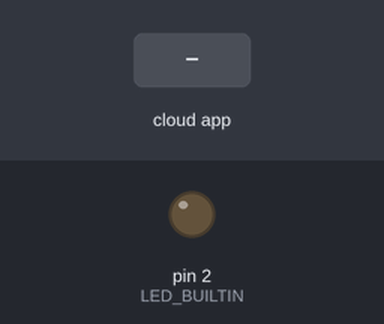
Recording of a sketch running on a simulated Arduino Uno, built with avr-gcc and run on an emulated ATmega328P. Shown: output pins drawn as LEDs (lit = HIGH). Inputs (shaded band) come from the test bench. The ROS host is connected and sends only what is stated.

Above: at 1.2 s.
1.3 s: the phone or cloud app sets Led_conmutador to 0
At 3.9 s:
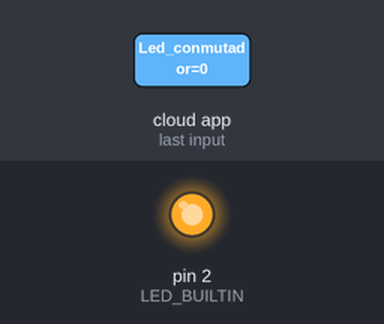
4.3 s: the phone or cloud app sets Led_conmutador to 1
At 7.3 s:
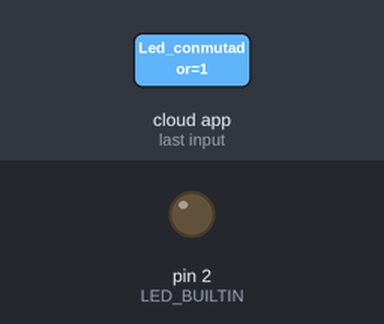
Timing chart, 0 to 8.8 s (numbered marks = the images above; inputs shaded):
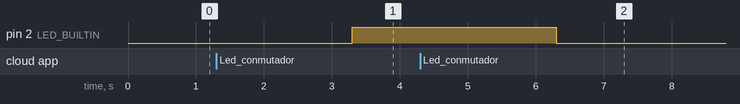

The sketch:

Led_conmutador.ino
```cpp
#include <ros.h>
#include <std_msgs/Empty.h>
#define LED_BUILTIN 2

ros::NodeHandle  nh;

void messageCb( const std_msgs::Empty& toggle_msg){

  if(digitalRead(LED_BUILTIN) == HIGH){
    delay(2000);
    digitalWrite(LED_BUILTIN, 0);
  }

  else{
    delay(2000);
    digitalWrite(LED_BUILTIN, 1);
  }
}


ros::Subscriber<std_msgs::Empty> sub("Led_conmutador", &messageCb );

void setup()
{
  pinMode(LED_BUILTIN, OUTPUT);
  nh.initNode();
  nh.subscribe(sub);
}

void loop()
{
  nh.spinOnce();
  delay(1);
}
```

Measured:
- after the input at 1.3 s, pin 2 (LED_BUILTIN): LOW → HIGH after 2.0 s
- after the input at 4.3 s, pin 2 (LED_BUILTIN): HIGH → LOW after 2.0 s
